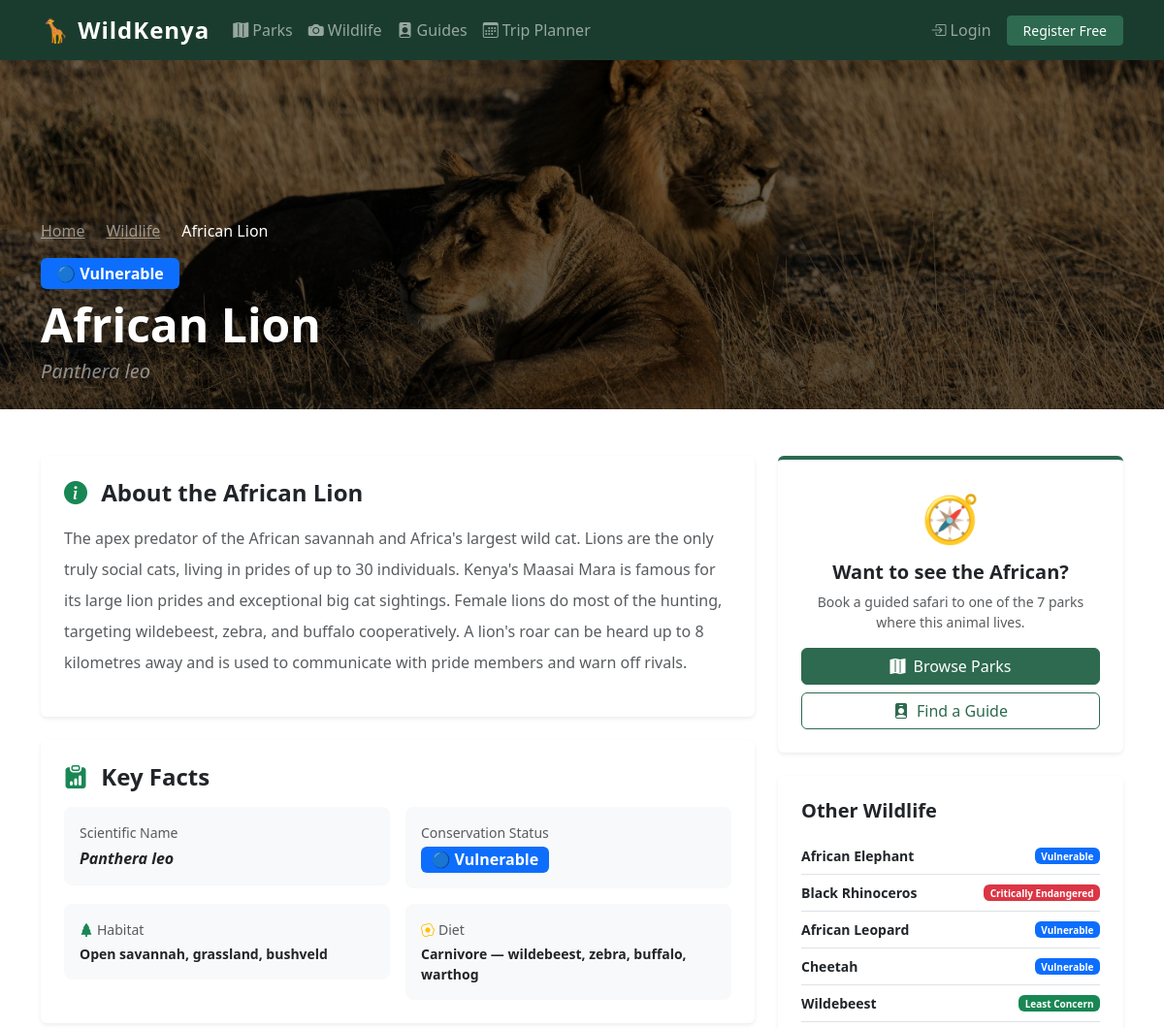
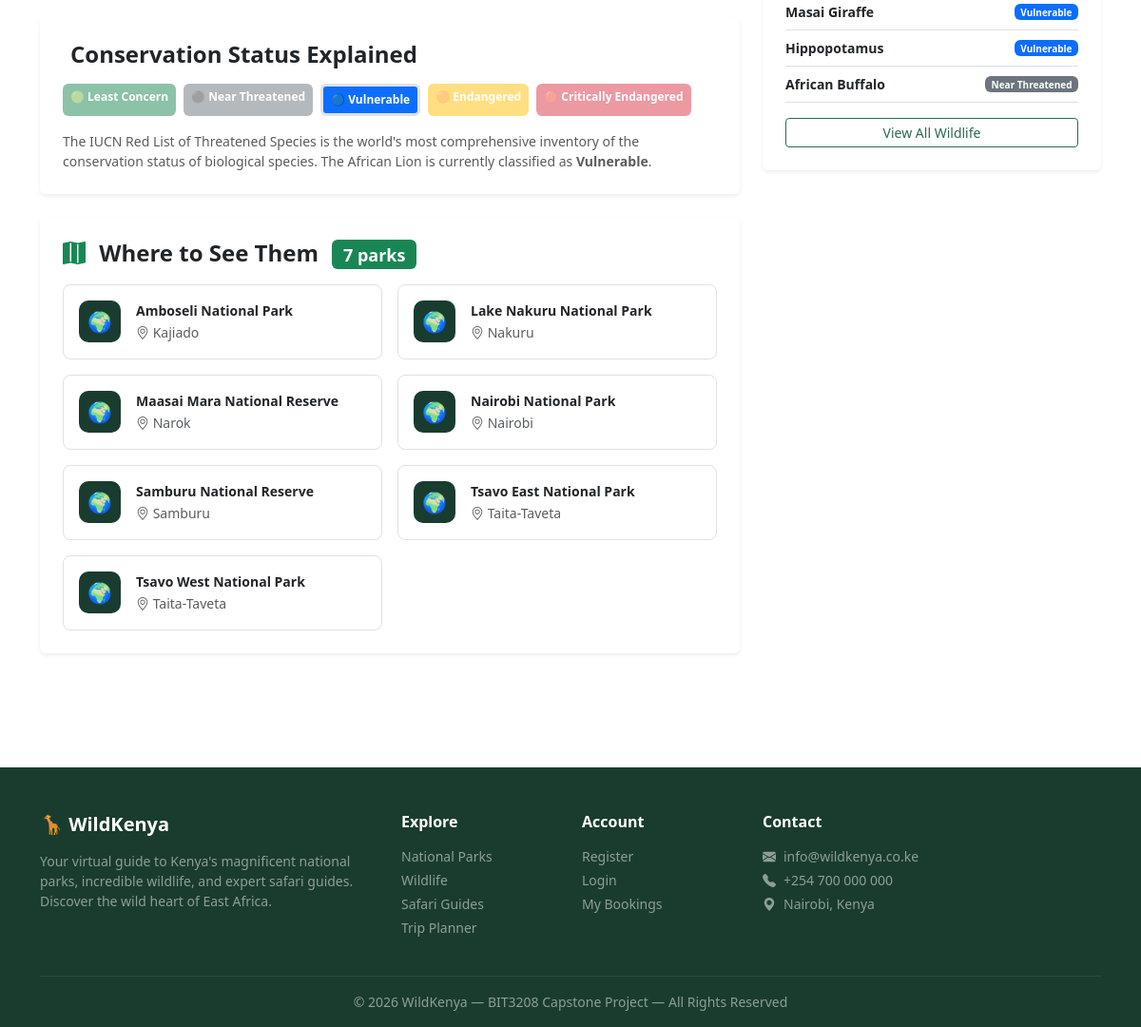
/pages/animal-detail.php?id=1, run on the app's committed database (2 pictures, top to bottom).
### tables this page shows
CREATE TABLE `animals` (
  `id` int(11) NOT NULL,
  `name` varchar(100) NOT NULL,
  `scientific_name` varchar(150) DEFAULT NULL,
  `description` text NOT NULL,
  `conservation_status` enum('Least Concern','Near Threatened','Vulnerable','Endangered','Critically Endangered') DEFAULT 'Least Concern',
  `habitat` varchar(200) DEFAULT NULL,
  `diet` varchar(150) DEFAULT NULL,
  `image` varchar(255) DEFAULT NULL,
  `featured` tinyint(1) DEFAULT 0,
  `created_at` timestamp NOT NULL DEFAULT current_timestamp()
);

CREATE TABLE `parks` (
  `id` int(11) NOT NULL,
  `name` varchar(150) NOT NULL,
  `county` varchar(100) NOT NULL,
  `region` varchar(100) NOT NULL,
  `description` text NOT NULL,
  `entry_fee_citizen` decimal(10,2) DEFAULT 0.00,
  `entry_fee_resident` decimal(10,2) DEFAULT 0.00,
  `entry_fee_nonresident` decimal(10,2) DEFAULT 0.00,
  `best_season` varchar(150) DEFAULT NULL,
  `size_km2` decimal(10,2) DEFAULT NULL,
  `image` varchar(255) DEFAULT NULL,
  `featured` tinyint(1) DEFAULT 0,
  `created_at` timestamp NOT NULL DEFAULT current_timestamp()
);

### pages/animal-detail.php (the view, shortened to what this page needs)
<?php
require_once '../config/db.php';
require_once '../includes/header.php';
require_once '../includes/nav.php';
$id = isset($_GET['id']) ? (int)$_GET['id'] : 0;
$stmt = $conn->prepare("SELECT * FROM animals WHERE id = ?");
$stmt->bind_param("i", $id);
$stmt->execute();
$result = $stmt->get_result();
$animal = $result->fetch_assoc();
$parks_sql = "
    SELECT p.*
    FROM parks p
    JOIN park_animals pa ON p.id = pa.park_id
    WHERE pa.animal_id = ?
    ORDER BY p.featured DESC, p.name ASC
";
$parks_stmt = $conn->prepare($parks_sql);
$parks_stmt->bind_param("i", $id);
$parks_stmt->execute();
$parks       = $parks_stmt->get_result();
$total_parks = $parks->num_rows;
$others_stmt = $conn->prepare(
    "SELECT id, name, conservation_status FROM animals
     WHERE id != ? ORDER BY featured DESC LIMIT 8"
);
$others_stmt->bind_param("i", $id);
$others_stmt->execute();
$other_animals = $others_stmt->get_result();
function statusBadge($s) {
    return match($s) {
        'Critically Endangered' => 'danger',
        'Endangered'            => 'warning text-dark',
        'Vulnerable'            => 'primary',
        'Near Threatened'       => 'secondary',
        default                 => 'success'
    };
}
function statusIcon($s) {
    return match($s) {
        'Critically Endangered' => '🔴',
        'Endangered'            => '🟠',
        'Vulnerable'            => '🔵',
        'Near Threatened'       => '⚫',
        default                 => '🟢'
    };
}
$badge = statusBadge($animal['conservation_status']);
?>
<section class="text-white"
         style="min-height: 360px;
                background: linear-gradient(rgba(0,0,0,0.55), rgba(0,0,0,0.65)),
                url('../assets/images/animals/animal-<?= $animal['id'] ?>.jpg')
                center/cover no-repeat,
                linear-gradient(135deg, #1a3c2e, #2d6a4f);
                display:flex; align-items:flex-end;">
    <div class="container pb-4 pt-5">
        <nav aria-label="breadcrumb" class="mb-3">
            <ol class="breadcrumb mb-0">
                <li class="breadcrumb-item">
                    <a href="/wildkenya/" class="text-white-50">Home</a>
                </li>
                <li class="breadcrumb-item">
                    <a href="animals.php" class="text-white-50">Wildlife</a>
                </li>
                <li class="breadcrumb-item active text-white">
                    <?= htmlspecialchars($animal['name']) ?>
                </li>
            </ol>
        </nav>
        <span class="badge bg-<?= $badge ?> mb-2 fs-6 px-3 py-2">
            <?= statusIcon($animal['conservation_status']) ?>
            <?= htmlspecialchars($animal['conservation_status']) ?>
        </span>
        <h1 class="display-5 fw-bold mb-1">
            <?= htmlspecialchars($animal['name']) ?>
        </h1>
        <p class="text-white-50 fst-italic mb-0 fs-5">
            <?= htmlspecialchars($animal['scientific_name']) ?>
        </p>
    </div>
</section>
<section class="py-5">
    <div class="container">
        <div class="row g-4">
            <div class="col-lg-8">
                <div class="card border-0 shadow-sm mb-4">
                    <div class="card-body p-4">
                        <h4 class="fw-bold mb-3">
                            <i class="bi bi-info-circle-fill text-success me-2"></i>
                            About the <?= htmlspecialchars($animal['name']) ?>
                        </h4>
                        <p class="text-muted lh-lg">
                            <?= nl2br(htmlspecialchars($animal['description'])) ?>
                        </p>
                    </div>
                </div>
                <div class="card border-0 shadow-sm mb-4">
                    <div class="card-body p-4">
                        <h4 class="fw-bold mb-3">
                            <i class="bi bi-clipboard-data-fill text-success me-2"></i>
                            Key Facts
                        </h4>
                        <div class="row g-3">
                            <div class="col-sm-6">
                                <div class="p-3 bg-light rounded-3">
                                    <p class="text-muted small mb-1">Scientific Name</p>
                                    <p class="fw-bold fst-italic mb-0">
                                        <?= htmlspecialchars($animal['scientific_name']) ?>
                                    </p>
                                </div>
                            </div>
                            <div class="col-sm-6">
                                <div class="p-3 bg-light rounded-3">
                                    <p class="text-muted small mb-1">Conservation Status</p>
                                    <span class="badge bg-<?= $badge ?> fs-6">
                                        <?= statusIcon($animal['conservation_status']) ?>
                                        <?= htmlspecialchars($animal['conservation_status']) ?>
                                    </span>
                                </div>
                            </div>
                            <?php if ($animal['habitat']): ?>
                            <div class="col-sm-6">
                                <div class="p-3 bg-light rounded-3">
                                    <p class="text-muted small mb-1">
                                        <i class="bi bi-tree-fill text-success me-1"></i>Habitat
                                    </p>
                                    <p class="fw-bold mb-0 small">
                                        <?= htmlspecialchars($animal['habitat']) ?>
                                    </p>
                                </div>
                            </div>
                            <?php endif; ?>
                            <?php if ($animal['diet']): ?>
                            <div class="col-sm-6">
                                <div class="p-3 bg-light rounded-3">
                                    <p class="text-muted small mb-1">
                                        <i class="bi bi-egg-fried text-warning me-1"></i>Diet
                                    </p>
                                    <p class="fw-bold mb-0 small">
                                        <?= htmlspecialchars($animal['diet']) ?>
                                    </p>
                                </div>
                            </div>
                            <?php endif; ?>
                        </div>
                    </div>
                </div>
                <div class="card border-0 shadow-sm mb-4">
                    <div class="card-body p-4">
                        <h4 class="fw-bold mb-3">
                            Conservation Status Explained
                        </h4>
                        <div class="d-flex flex-wrap gap-2 mb-3">
                            <?php
                            $all_statuses = [
                                'Least Concern'         => ['success', '🟢'],
                                'Near Threatened'       => ['secondary', '⚫'],
                                'Vulnerable'            => ['primary', '🔵'],
                                'Endangered'            => ['warning', '🟠'],
                                'Critically Endangered' => ['danger', '🔴'],
                            ];
                            foreach ($all_statuses as $s => $meta):
                                $active = ($s === $animal['conservation_status'])
                                          ? 'border border-3' : 'opacity-50';
                            ?>
                            <span class="badge bg-<?= $meta[0] ?> <?= $active ?> p-2">
                                <?= $meta[1] ?> <?= $s ?>
                            </span>
                            <?php endforeach; ?>
                        </div>
                        <p class="text-muted small mb-0">
                            The IUCN Red List of Threatened Species is the world's most
                            comprehensive inventory of the conservation status of biological species.
                            The <?= htmlspecialchars($animal['name']) ?> is currently classified as
                            <strong><?= htmlspecialchars($animal['conservation_status']) ?></strong>.
                        </p>
                    </div>
                </div>
                <?php if ($total_parks > 0): ?>
                <div class="card border-0 shadow-sm mb-4">
                    <div class="card-body p-4">
                        <h4 class="fw-bold mb-3">
                            <i class="bi bi-map-fill text-success me-2"></i>
                            Where to See Them
                            <span class="badge bg-success ms-2"><?= $total_parks ?> park<?= $total_parks > 1 ? 's' : '' ?></span>
                        </h4>
                        <div class="row g-3">
                            <?php while ($park = $parks->fetch_assoc()): ?>
                            <div class="col-sm-6">
                                <a href="park-detail.php?id=<?= $park['id'] ?>"
                                   class="text-decoration-none">
                                    <div class="d-flex align-items-center gap-3 p-3
                                                border rounded-3 park-link-card h-100">
                                        <div style="width:44px; height:44px; background:#1a3c2e;
                                                    border-radius:10px; display:flex;
                                                    align-items:center; justify-content:center;
                                                    font-size:1.3rem; flex-shrink:0;">🌍</div>
                                        <div>
                                            <p class="fw-bold small mb-0 text-dark">
                                                <?= htmlspecialchars($park['name']) ?>
                                            </p>
                                            <small class="text-muted">
                                                <i class="bi bi-geo-alt"></i>
                                                <?= htmlspecialchars($park['county']) ?>
                                            </small>
                                        </div>
                                    </div>
                                </a>
                            </div>
                            <?php endwhile; ?>
                        </div>
                    </div>
                </div>
                <?php endif; ?>
            </div>
            <div class="col-lg-4">
                <div class="card border-0 shadow-sm mb-4 text-center"
                     style="border-top: 4px solid #2d6a4f !important;">
                    <div class="card-body p-4">
                        <div style="font-size:3rem;">🧭</div>
                        <h5 class="fw-bold mt-2 mb-2">
                            Want to see the <?= htmlspecialchars(explode(' ', $animal['name'])[0]) ?>?
                        </h5>
                        <p class="text-muted small mb-3">
                            Book a guided safari to one of the
                            <?= $total_parks ?> park<?= $total_parks > 1 ? 's' : '' ?>
                            where this animal lives.
                        </p>
                        <a href="parks.php" class="btn btn-success w-100 mb-2">
                            <i class="bi bi-map-fill me-2"></i>Browse Parks
                        </a>
                        <a href="guides.php" class="btn btn-outline-success w-100">
                            <i class="bi bi-person-badge-fill me-2"></i>Find a Guide
                        </a>
                    </div>
                </div>
                <div class="card border-0 shadow-sm">
                    <div class="card-body p-4">
                        <h5 class="fw-bold mb-3">Other Wildlife</h5>
                        <?php while ($oa = $other_animals->fetch_assoc()):
                            $ob = statusBadge($oa['conservation_status']);
                        ?>
                        <a href="animal-detail.php?id=<?= $oa['id'] ?>"
                           class="d-flex justify-content-between align-items-center
                                  text-decoration-none py-2 border-bottom">
                            <span class="small text-dark fw-bold">
                                <?= htmlspecialchars($oa['name']) ?>
                            </span>
                            <span class="badge bg-<?= $ob ?>" style="font-size:10px;">
                                <?= htmlspecialchars($oa['conservation_status']) ?>
                            </span>
                        </a>
                        <?php endwhile; ?>
                        <a href="animals.php"
                           class="btn btn-outline-success btn-sm w-100 mt-3">
                            View All Wildlife
                        </a>
                    </div>
                </div>
            </div>
        </div>
    </div>
</section>
<?php require_once '../includes/footer.php'; ?>

### data on the page
animals: name "African Lion", conservation_status "🔵", conservation_status "Vulnerable", scientific_name "Panthera leo", description "The apex predator of the African savannah and Africa's largest wild cat. Lions are the only truly social cats, living in prides of up to 30 individuals. Kenya's Maasai Mara is famous for its large lion prides and exceptional big cat sightings. Female lions do most of the hunting, targeting wildebeest, zebra, and buffalo cooperatively. A lion's roar can be heard up to 8 kilometres away and is used to communicate with pride members and warn off rivals.", habitat "Open savannah, grassland, bushveld", diet "Carnivore — wildebeest, zebra, buffalo, warthog", name "African"
parks: name "Amboseli National Park", county "Kajiado"
parks: name "Lake Nakuru National Park", county "Nakuru"
parks: name "Maasai Mara National Reserve", county "Narok"
parks: name "Nairobi National Park", county "Nairobi"
parks: name "Samburu National Reserve", county "Samburu"
parks: name "Tsavo East National Park", county "Taita-Taveta"
parks: name "Tsavo West National Park", county "Taita-Taveta"
animals: name "African Elephant", conservation_status "Vulnerable"
animals: name "Black Rhinoceros", conservation_status "Critically Endangered"
animals: name "African Leopard", conservation_status "Vulnerable"
animals: name "Cheetah", conservation_status "Vulnerable"
animals: name "Wildebeest", conservation_status "Least Concern"
animals: name "Masai Giraffe", conservation_status "Vulnerable"
animals: name "Hippopotamus", conservation_status "Vulnerable"
animals: name "African Buffalo", conservation_status "Near Threatened"

### other printed values
$meta[1] "🟢"
$s "Least Concern"
$meta[1] "⚫"
$s "Near Threatened"
$meta[1] "🔵"
$s "Endangered"
$meta[1] "🔴"
$s "Critically Endangered"
$total_parks "7"
